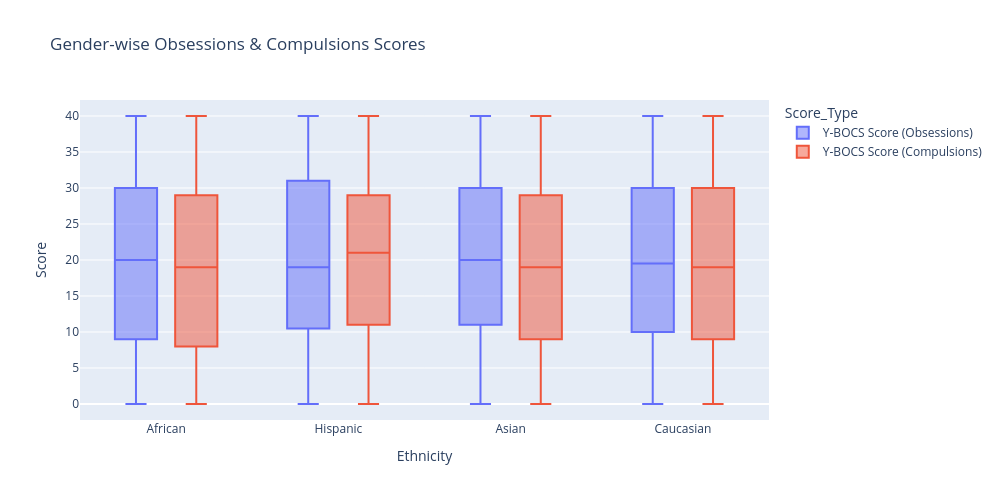

This figure's notebook cell:
### Code cell
df_long = pd.melt(
    df,
    id_vars='Ethnicity',
    value_vars=['Y-BOCS Score (Obsessions)', 'Y-BOCS Score (Compulsions)'],
    var_name='Score_Type',
    value_name='Score'
)
fig = px.box(
    df_long,
    x="Ethnicity",
    y="Score",
    color="Score_Type",
    title="Gender-wise Obsessions & Compulsions Scores",
    width=1000,
    height=500
)

fig.show()

### Figure 1 — Plotly figure (JSON) as saved in the notebook; plotly's stock layout.template omitted (floating-point values rounded to 4 significant figures; data arrays with more than 128 entries replaced by an {"elided": "..."} marker saying what was removed)
{"data": [{"alignmentgroup": "True", "hovertemplate": "Score_Type=Y-BOCS Score (Obsessions)<br>Ethnicity=%{x}<br>Score=%{y}<extra></extra>", "legendgroup": "Y-BOCS Score (Obsessions)", "marker": {"color": "#636efa"}, "name": "Y-BOCS Score (Obsessions)", "notched": false, "offsetgroup": "Y-BOCS Score (Obsessions)", "orientation": "v", "showlegend": true, "type": "box", "x": {"elided": "1500 str values"}, "x0": " ", "xaxis": "x", "y": {"elided": "1500 int values"}, "y0": " ", "yaxis": "y"}, {"alignmentgroup": "True", "hovertemplate": "Score_Type=Y-BOCS Score (Compulsions)<br>Ethnicity=%{x}<br>Score=%{y}<extra></extra>", "legendgroup": "Y-BOCS Score (Compulsions)", "marker": {"color": "#EF553B"}, "name": "Y-BOCS Score (Compulsions)", "notched": false, "offsetgroup": "Y-BOCS Score (Compulsions)", "orientation": "v", "showlegend": true, "type": "box", "x": {"elided": "1500 str values"}, "x0": " ", "xaxis": "x", "y": {"elided": "1500 int values"}, "y0": " ", "yaxis": "y"}], "layout": {"boxmode": "group", "height": 500, "legend": {"title": {"text": "Score_Type"}, "tracegroupgap": 0}, "title": {"text": "Gender-wise Obsessions & Compulsions Scores"}, "width": 1000, "xaxis": {"anchor": "y", "autorange": true, "domain": [0, 1], "range": [-0.5, 3.5], "title": {"text": "Ethnicity"}, "type": "category"}, "yaxis": {"anchor": "x", "autorange": true, "domain": [0, 1], "range": [-2.222, 42.22], "title": {"text": "Score"}, "type": "linear"}}}
